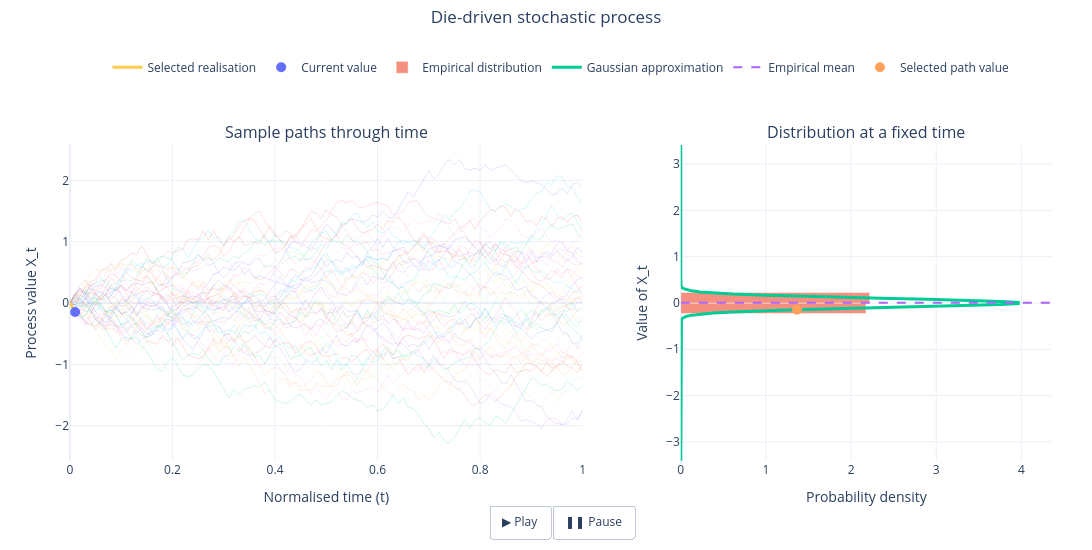

The notebook cell this image was saved under:
### Markdown cell above
## Example
Here is an example of a stochastic process constructed from repeated independent die rolls, whose marginal distributions become approximately Gaussian as time increases.

### Code cell
from __future__ import annotations

import numpy as np
import plotly.graph_objects as go

from plotly.subplots import make_subplots

# Mathematical constants

DIE_MEAN = 3.5
DIE_STANDARD_DEVIATION = np.sqrt(35.0 / 12.0)

# Simulation parameters

SEED = 42
N_STEPS = 100
N_DISPLAY_PATHS = 40
N_DISTRIBUTION_PATHS = 1_000

N_BINS = 30
FRAME_DURATION_MS = 80

# Functions

def symmetric_limits(
    values: np.ndarray,
    padding: float = 0.10,
) -> tuple[float, float]:
    """Return symmetric axis limits containing all supplied values."""
    values = np.asarray(values, dtype=float)

    if values.size == 0:
        raise ValueError("values must not be empty.")

    bound = float(np.max(np.abs(values)))

    if bound == 0.0:
        bound = 1.0

    padded_bound = (1.0 + padding) * bound
    return -padded_bound, padded_bound


def normal_density(
    values: np.ndarray,
    mean: float,
    variance: float,
) -> np.ndarray:
    """Evaluate the density of a normal distribution."""
    if variance <= 0.0:
        return np.zeros_like(values, dtype=float)

    return (
        np.exp(
            -0.5 * (values - mean) ** 2 / variance
        )
        / np.sqrt(2.0 * np.pi * variance)
    )


def simulate_die_walks(
    n_paths: int,
    n_steps: int,
    seed: int | None = None,
) -> tuple[np.ndarray, np.ndarray]:
    """Simulate centred, variance-normalised die-driven random walks."""
    rng = np.random.default_rng(seed)

    rolls = rng.integers(
        low=1,
        high=7,
        size=(n_paths, n_steps),
    )

    standardised_rolls = (
        rolls - DIE_MEAN
    ) / DIE_STANDARD_DEVIATION

    increments = standardised_rolls / np.sqrt(n_steps)

    paths = np.zeros((n_paths, n_steps + 1))
    paths[:, 1:] = np.cumsum(increments, axis=1)

    times = np.linspace(0.0, 1.0, n_steps + 1)

    return times, paths

# Simulate one common ensemble

times, paths = simulate_die_walks(
    n_paths=N_DISTRIBUTION_PATHS,
    n_steps=N_STEPS,
    seed=SEED,
)

selected_path = paths[0]

path_limits = symmetric_limits(
    paths[:N_DISPLAY_PATHS],
)

distribution_limits = symmetric_limits(paths)

bin_edges = np.linspace(
    distribution_limits[0],
    distribution_limits[1],
    N_BINS + 1,
)

bin_centres = 0.5 * (
    bin_edges[:-1] + bin_edges[1:]
)

bin_width = bin_edges[1] - bin_edges[0]

density_grid = np.linspace(
    distribution_limits[0],
    distribution_limits[1],
    300,
)

# Empirical histograms and Gaussian approximations

frame_indices = np.arange(1, N_STEPS + 1)

empirical_densities = np.array(
    [
        np.histogram(
            paths[:, frame],
            bins=bin_edges,
            density=True,
        )[0]
        for frame in frame_indices
    ]
)

gaussian_densities = np.array(
    [
        normal_density(
            density_grid,
            mean=0.0,
            variance=times[frame],
        )
        for frame in frame_indices
    ]
)

maximum_density = max(
    float(empirical_densities.max()),
    float(gaussian_densities.max()),
)

density_axis_limit = 1.10 * maximum_density

# Initial frame

initial_frame = 1
initial_index = 0

initial_values = paths[:, initial_frame]
initial_mean = float(initial_values.mean())

# Construct figure

fig = make_subplots(
    rows=1,
    cols=2,
    column_widths=[0.58, 0.42],
    horizontal_spacing=0.10,
    subplot_titles=(
        "Sample paths through time",
        "Distribution at a fixed time",
    ),
)


# Repeated realisations
for path_index in range(1, N_DISPLAY_PATHS):
    fig.add_trace(
        go.Scatter(
            x=times,
            y=paths[path_index],
            mode="lines",
            line={
                "width": 1,
            },
            opacity=0.18,
            hoverinfo="skip",
            showlegend=False,
        ),
        row=1,
        col=1,
    )


# Selected realised path
selected_path_trace_index = len(fig.data)

fig.add_trace(
    go.Scatter(
        x=times[: initial_frame + 1],
        y=selected_path[: initial_frame + 1],
        mode="lines",
        line={
            "width": 3,
        },
        name="Selected realisation",
    ),
    row=1,
    col=1,
)

# Current point on selected path
current_point_trace_index = len(fig.data)

fig.add_trace(
    go.Scatter(
        x=[times[initial_frame]],
        y=[selected_path[initial_frame]],
        mode="markers",
        marker={
            "size": 10,
        },
        name="Current value",
    ),
    row=1,
    col=1,
)


# Empirical histogram
histogram_trace_index = len(fig.data)

fig.add_trace(
    go.Bar(
        x=empirical_densities[initial_index],
        y=bin_centres,
        width=bin_width,
        orientation="h",
        opacity=0.65,
        name="Empirical distribution",
    ),
    row=1,
    col=2,
)


# Gaussian approximation
gaussian_trace_index = len(fig.data)

fig.add_trace(
    go.Scatter(
        x=gaussian_densities[initial_index],
        y=density_grid,
        mode="lines",
        line={
            "width": 3,
        },
        name="Gaussian approximation",
    ),
    row=1,
    col=2,
)

# Empirical mean
mean_trace_index = len(fig.data)

fig.add_trace(
    go.Scatter(
        x=[0.0, density_axis_limit],
        y=[initial_mean, initial_mean],
        mode="lines",
        line={
            "width": 2,
            "dash": "dash",
        },
        name="Empirical mean",
    ),
    row=1,
    col=2,
)

# Selected value on distribution panel
selected_density = normal_density(
    np.array([selected_path[initial_frame]]),
    mean=0.0,
    variance=times[initial_frame],
)[0]

distribution_point_trace_index = len(fig.data)

fig.add_trace(
    go.Scatter(
        x=[selected_density],
        y=[selected_path[initial_frame]],
        mode="markers",
        marker={
            "size": 10,
        },
        name="Selected path value",
    ),
    row=1,
    col=2,
)

# Animation frames

frames = []

animated_trace_indices = [
    selected_path_trace_index,
    current_point_trace_index,
    histogram_trace_index,
    gaussian_trace_index,
    mean_trace_index,
    distribution_point_trace_index,
]

for density_index, frame in enumerate(frame_indices):
    current_time = times[frame]
    current_selected_value = selected_path[frame]
    current_values = paths[:, frame]
    current_mean = float(current_values.mean())

    selected_value_density = normal_density(
        np.array([current_selected_value]),
        mean=0.0,
        variance=current_time,
    )[0]

    frames.append(
        go.Frame(
            name=str(frame),
            traces=animated_trace_indices,
            data=[
                go.Scatter(
                    x=times[: frame + 1],
                    y=selected_path[: frame + 1],
                ),
                go.Scatter(
                    x=[current_time],
                    y=[current_selected_value],
                ),
                go.Bar(
                    x=empirical_densities[density_index],
                    y=bin_centres,
                    width=bin_width,
                    orientation="h",
                ),
                go.Scatter(
                    x=gaussian_densities[density_index],
                    y=density_grid,
                ),
                go.Scatter(
                    x=[0.0, density_axis_limit],
                    y=[current_mean, current_mean],
                ),
                go.Scatter(
                    x=[selected_value_density],
                    y=[current_selected_value],
                ),
            ],
            layout=go.Layout(
                title_text=(
                    "Die-driven stochastic process"
                    
                )
            ),
        )
    )

fig.frames = frames

# Layout and controls

fig.update_layout(
    title={
        "text": (
            "Die-driven stochastic process"
        ),
        "x": 0.5,
        "y": 0.98,
        "xanchor": "center",
        "yanchor": "top",
    },
    width=1100,
    height=550,
    template="plotly_white",
    bargap=0.02,
    hovermode="closest",
    legend={
        "orientation": "h",
        "yanchor": "bottom",
        "y": 1.20,
        "xanchor": "center",
        "x": 0.5,
    },
    margin={
        "l": 70,
        "r": 40,
        "t": 145,
        "b": 80,
    },
    updatemenus=[
        {
            "type": "buttons",
            "direction": "left",
            "x": 0.5,
            "y": -0.14,
            "xanchor": "center",
            "yanchor": "top",
            "showactive": False,
            "buttons": [
                {
                    "label": "▶ Play",
                    "method": "animate",
                    "args": [
                        None,
                        {
                            "frame": {
                                "duration": FRAME_DURATION_MS,
                                "redraw": True,
                            },
                            "transition": {
                                "duration": 0,
                            },
                            "fromcurrent": True,
                            "mode": "immediate",
                        },
                    ],
                },
                {
                    "label": "❚❚ Pause",
                    "method": "animate",
                    "args": [
                        [None],
                        {
                            "frame": {
                                "duration": 0,
                                "redraw": False,
                            },
                            "transition": {
                                "duration": 0,
                            },
                            "mode": "immediate",
                        },
                    ],
                },
            ],
        }
    ],
)


# Left panel
fig.update_xaxes(
    title_text=r"Normalised time (t)",
    range=[times[0], times[-1]],
    showgrid=True,
    row=1,
    col=1,
)

fig.update_yaxes(
    title_text=r"Process value X_t",
    range=list(path_limits),
    showgrid=True,
    row=1,
    col=1,
)


# Right panel
fig.update_xaxes(
    title_text="Probability density",
    range=[0.0, density_axis_limit],
    showgrid=True,
    row=1,
    col=2,
)

fig.update_yaxes(
    title_text=r"Value of X_t",
    range=list(distribution_limits),
    showgrid=True,
    row=1,
    col=2,
)


fig.show()

# Create html for blog

fig.write_html(
    "die_driven_stochastic_process.html",
    include_plotlyjs="cdn",
    full_html=True,
    config={
        "displayModeBar": False,
        "responsive": True,
    },
)
